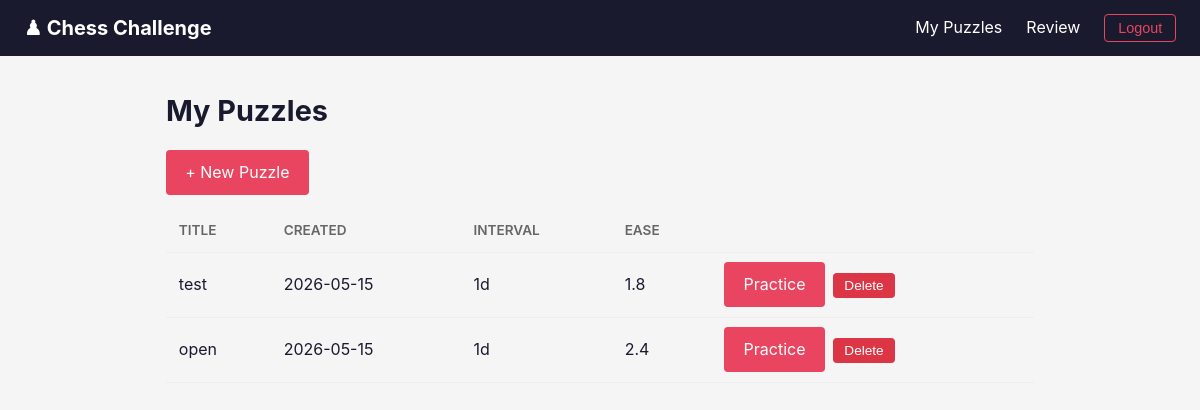
Before: /puzzles (signed in) with the older database file.
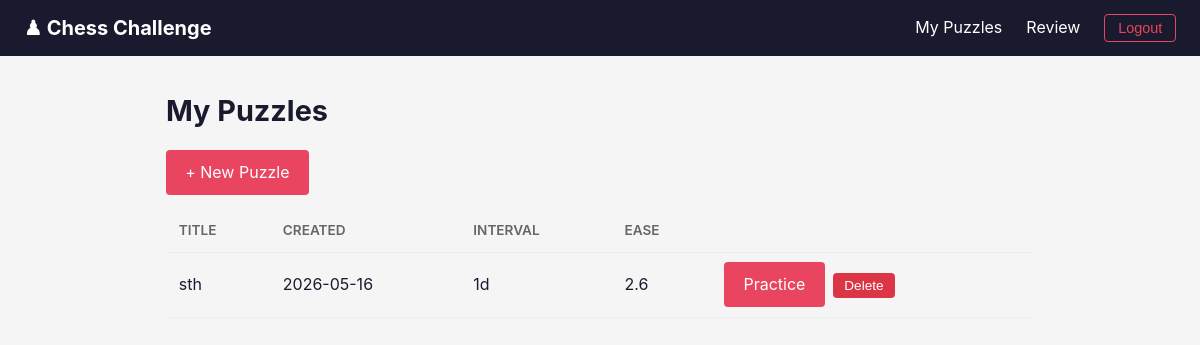
After: the same page with the newer database file.
### app/models/puzzle.py (models this page shows)
class Puzzle(Base):
    __tablename__ = "puzzles"
    id: Mapped[int] = mapped_column(Integer, primary_key=True, autoincrement=True)
    creator_id: Mapped[int] = mapped_column(ForeignKey("users.id"), nullable=False, index=True)
    title: Mapped[str] = mapped_column(String(255), nullable=False)
    fen: Mapped[str] = mapped_column(String(255), nullable=False)
    solution_moves: Mapped[str] = mapped_column(Text, nullable=False)
    created_at: Mapped[datetime.datetime] = mapped_column(
        DateTime, server_default=func.now()
    )
    creator: Mapped[User] = relationship("User", back_populates="puzzles")
    reviews: Mapped[list[Review]] = relationship(
        "Review", back_populates="puzzle", cascade="all, delete-orphan"
    )

### app/models/review.py (models this page shows)
class Review(Base):
    __tablename__ = "reviews"
    id: Mapped[int] = mapped_column(Integer, primary_key=True, autoincrement=True)
    user_id: Mapped[int] = mapped_column(ForeignKey("users.id"), nullable=False, index=True)
    puzzle_id: Mapped[int] = mapped_column(ForeignKey("puzzles.id"), nullable=False, index=True)
    ease_factor: Mapped[float] = mapped_column(Float, default=2.5, nullable=False)
    interval: Mapped[int] = mapped_column(Integer, default=0, nullable=False)
    repetitions: Mapped[int] = mapped_column(Integer, default=0, nullable=False)
    total_attempts: Mapped[int] = mapped_column(Integer, default=0, nullable=False)
    total_failures: Mapped[int] = mapped_column(Integer, default=0, nullable=False)
    total_time_ms: Mapped[int] = mapped_column(Integer, default=0, nullable=False)
    last_reviewed: Mapped[datetime.datetime | None] = mapped_column(DateTime, nullable=True)
    next_review: Mapped[datetime.datetime] = mapped_column(
        DateTime, server_default=func.now(), nullable=False
    )
    user: Mapped[User] = relationship("User", back_populates="reviews")
    puzzle: Mapped[Puzzle] = relationship("Puzzle", back_populates="reviews")

### app/main.py (the view)
@app.get("/puzzles", response_class=HTMLResponse)
async def puzzle_list(
    request: Request,
    db: AsyncSession = Depends(get_db),
    user: User = Depends(current_user),
):
    puzzles = (
        await db.execute(
            select(Puzzle).where(Puzzle.creator_id == user.id).order_by(Puzzle.created_at.desc())
        )
    ).scalars().all()
    puzzle_reviews = {}
    if puzzles:
        review_rows = (
            await db.execute(
                select(Review).where(
                    Review.user_id == user.id,
                    Review.puzzle_id.in_([p.id for p in puzzles]),
                )
            )
        ).scalars().all()
        puzzle_reviews = {r.puzzle_id: r for r in review_rows}
    ctx = templates_with_user(request, user)
    ctx.update(puzzles=puzzles, puzzle_reviews=puzzle_reviews)
    return templates.TemplateResponse(request, "puzzles.html", ctx)

### app/templates/puzzles.html (shortened to what this page needs)
{% extends "base.html" %}
{% block content %}
<h1>My Puzzles</h1>
<a href="/puzzles/new" class="btn">+ New Puzzle</a>
{% if puzzles %}
  <table style="margin-top:1rem;">
    <thead><tr><th>Title</th><th>Created</th><th>Interval</th><th>Ease</th><th></th></tr></thead>
    <tbody>
    {% for p in puzzles %}
      <tr>
        <td>{{ p.title }}</td>
        <td>{{ p.created_at.strftime('%Y-%m-%d') }}</td>
        {% set r = puzzle_reviews.get(p.id) %}
        <td>{{ r.interval if r else 'new' }}d</td>
        <td>{{ "%.1f"|format(r.ease_factor) if r else '—' }}</td>
        <td>
          <form action="/puzzles/{{ p.id }}/delete" method="post" style="display:inline;margin:0;" onsubmit="return confirm('Delete this puzzle?')">
          <a href="/review?puzzle_id={{ p.id }}" class="btn" style="margin-right:0.25rem;">Practice</a>
            <button type="submit" class="btn-danger">Delete</button>
          </form>
        </td>
      </tr>
    {% endfor %}
    </tbody>
  </table>
{% else %}
  <p style="margin-top:1rem;">No puzzles yet. <a href="/puzzles/new">Create your first puzzle!</a></p>
{% endif %}
{% endblock %}

### app/templates/base.html (shortened to what this page needs)
<!DOCTYPE html>
<html lang="en">
<head>
  <link rel="stylesheet" href="/static/style.css">
</head>
<body>
  <nav>
    <a href="/" class="brand">♟ Chess Challenge</a>
    <div class="links">
      {% if user %}
        <a href="/puzzles">My Puzzles</a>
        <a href="/review">Review</a>
        <form action="/logout" method="post" style="display:inline;margin:0;">
          <button type="submit">Logout</button>
        </form>
      {% else %}
        <a href="/login">Login</a>
        <a href="/register">Register</a>
      {% endif %}
    </div>
  </nav>
  <div class="container">
    {% block content %}{% endblock %}
  </div>
</body>
</html>

### app/static/style.css (style rules this page uses)
*, *::before, *::after { box-sizing: border-box; margin: 0; padding: 0; }
body { font-family: -apple-system, BlinkMacSystemFont, "Segoe UI", Roboto, sans-serif; line-height: 1.6; color: #1a1a2e; background: #f5f5f5; min-height: 100vh; }
nav { background: #1a1a2e; color: #fff; padding: 0.75rem 1.5rem; display: flex; justify-content: space-between; align-items: center; }
nav a { color: #fff; text-decoration: none; }
nav .brand { font-size: 1.25rem; font-weight: 700; }
nav .links { display: flex; gap: 1.5rem; align-items: center; }
nav .links button { background: none; border: 1px solid #e94560; color: #e94560; padding: 0.3rem 0.8rem; border-radius: 4px; cursor: pointer; font-size: 0.9rem; }
.container { max-width: 900px; margin: 2rem auto; padding: 0 1rem; }
h1 { font-size: 1.8rem; margin-bottom: 1rem; }
form { display: flex; flex-direction: column; gap: 0.75rem; max-width: 400px; }
button, .btn { background: #e94560; color: #fff; border: none; padding: 0.6rem 1.2rem; border-radius: 4px; font-size: 1rem; cursor: pointer; text-decoration: none; display: inline-block; text-align: center; }
.btn-danger { background: #dc3545; font-size: 0.85rem; padding: 0.3rem 0.7rem; }
table { width: 100%; border-collapse: collapse; }
th, td { padding: 0.6rem 0.8rem; text-align: left; border-bottom: 1px solid #eee; }
th { font-weight: 600; font-size: 0.85rem; color: #666; text-transform: uppercase; }

Changed rows visible on the page:
removed Puzzle: title "test", created_at "2026-05-15"
removed Review: interval "1", ease_factor "1.8"
removed Puzzle: title "open", created_at "2026-05-15", {{ r.interval if r else 'new' }} "1", {{ "%.1f"|format(r.ease_factor) if r else '—' }} "2.4"
added Puzzle: title "sth", created_at "2026-05-16", {{ r.interval if r else 'new' }} "1", {{ "%.1f"|format(r.ease_factor) if r else '—' }} "2.6"
